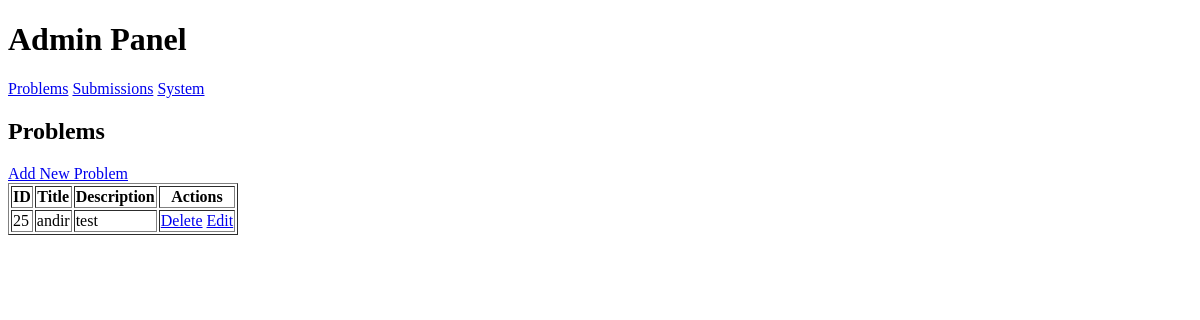
Before: /admin/problems with the older database file.
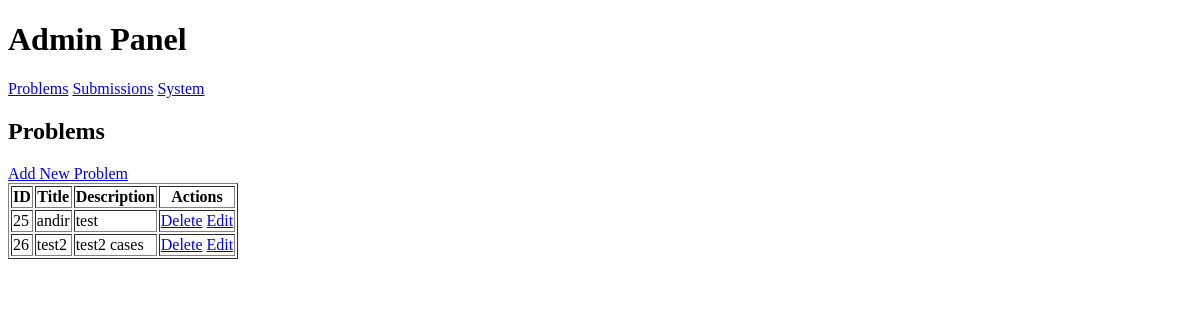
After: the same page with the newer database file.
### tables this page shows
CREATE TABLE problems (
    id INTEGER PRIMARY KEY AUTOINCREMENT,
    title TEXT NOT NULL,
    description TEXT NOT NULL);

### run.py (the view)
@app.route("/admin/problems")
def adminProblem():
    conn = get_db_connection()
    problems = conn.execute('SELECT * FROM problems').fetchall()
    conn.close()
    return render_template("admin/adminProblems.html", problems=problems)

### run.py (called while the page is built)
def get_db_connection():
    conn = sqlite3.connect(DB_PATH)
    conn.row_factory = sqlite3.Row
    return conn

### templates/admin/adminProblems.html (shortened to what this page needs)
{% extends "admin/admin.html" %}
{% block content %}
<h2>Problems</h2>
{% if not add and not edit%}
<table border="1">
    <tr>
        <th>ID</th>
        <th>Title</th>
        <th>Description</th>
        <th>Actions</th>
    </tr>
    {% for p in problems %}
    <tr>
        <td>{{ p.id }}</td>
        <td>{{ p.title }}</td>
        <td>{{ p.description }}</td>
        <td>
            <a href="{{ url_for('delete_problem', id=p.id) }}">Delete</a>
	    <a href="{{url_for('edit_problem', id=p.id) }}">Edit</a>
        </td>
    </tr>
    {% endfor %}
<a href="{{ url_for('add_problem') }}">Add New Problem</a>
{% endif %}
</table>
{% endblock %}

Changed rows visible on the page:
added problems: id "26", title "test2", description "test2 cases"
